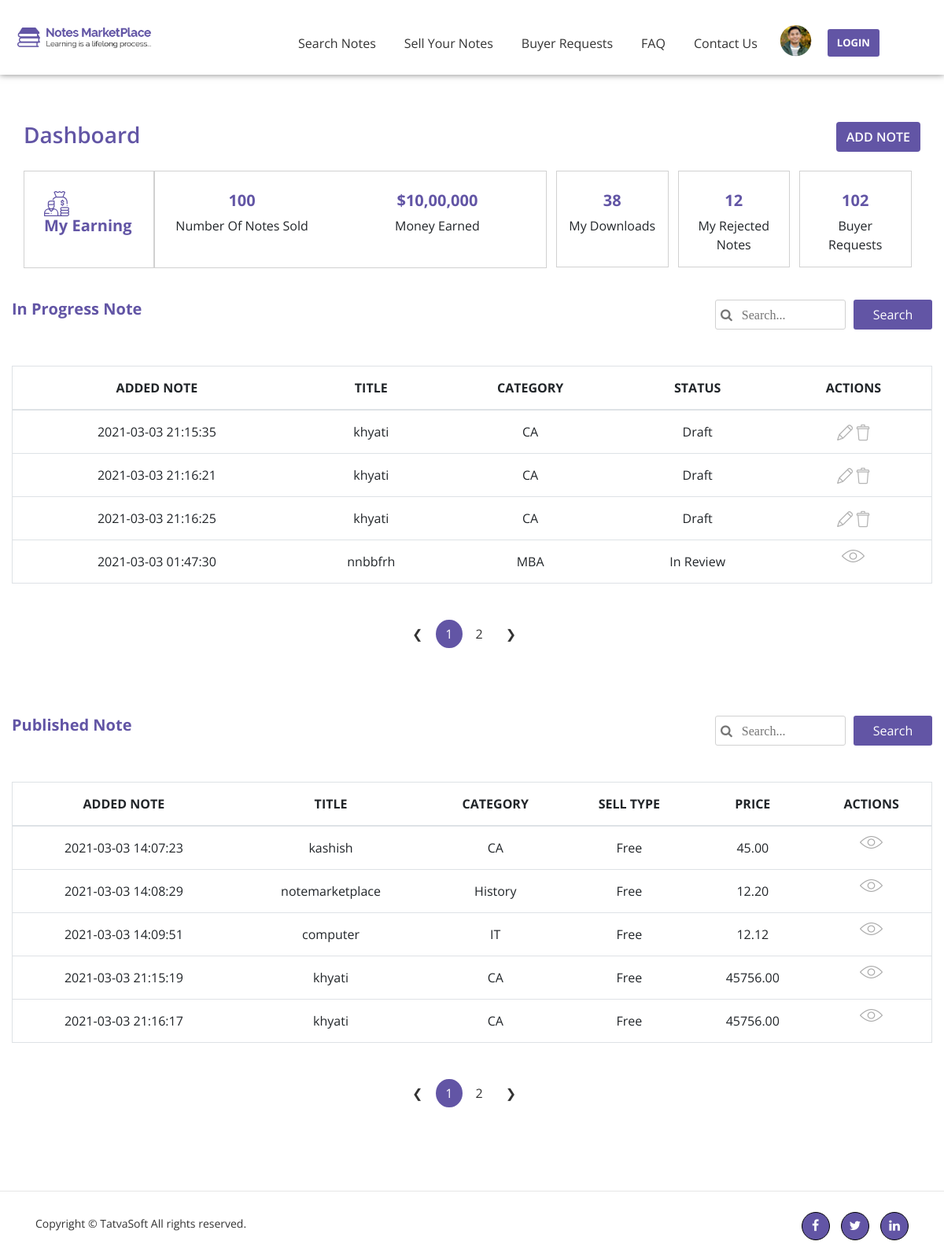
The app's page /Notes-front/dashboard.php with its own data.
### tables this page shows
CREATE TABLE `sellernote` (
  `Seller_Note_id` int(11) UNSIGNED NOT NULL,
  `Seller_id` int(11) UNSIGNED NOT NULL,
  `Status` int(11) UNSIGNED NOT NULL,
  `ActionedBy` int(11) UNSIGNED DEFAULT NULL,
  `AdminRemarks` varchar(255) DEFAULT NULL,
  `PublishedDate` datetime DEFAULT NULL,
  `Title` varchar(100) NOT NULL,
  `Category` int(11) UNSIGNED NOT NULL,
  `DisplayPicture` varchar(500) DEFAULT NULL,
  `NoteType` int(11) UNSIGNED DEFAULT NULL,
  `NumberofPages` int(11) DEFAULT NULL,
  `Description` varchar(255) NOT NULL,
  `UniversityName` varchar(200) DEFAULT NULL,
  `Country` int(11) UNSIGNED DEFAULT NULL,
  `Course` varchar(100) DEFAULT NULL,
  `CourseCode` varchar(100) DEFAULT NULL,
  `Professor` varchar(100) DEFAULT NULL,
  `Ispaid` int(11) UNSIGNED NOT NULL,
  `SellingPrice` decimal(10,2) DEFAULT NULL,
  `NotesPreview` varchar(255) DEFAULT NULL,
  `CreatedDate` datetime DEFAULT NULL,
  `CreatedBy` int(11) DEFAULT NULL,
  `ModifiedDate` datetime DEFAULT NULL,
  `ModifiedBy` int(11) DEFAULT NULL,
  `IsActive` bit(1) NOT NULL
);

CREATE TABLE `note_categories` (
  `Category_id` int(11) UNSIGNED NOT NULL,
  `Name` varchar(100) NOT NULL,
  `Description` varchar(255) NOT NULL,
  `CreatedDate` datetime DEFAULT NULL,
  `CreatedBy` int(11) DEFAULT NULL,
  `ModifiedDate` datetime DEFAULT NULL,
  `ModifiedBy` int(11) DEFAULT NULL,
  `IsActive` bit(1) NOT NULL
);

CREATE TABLE `reference_data` (
  `Refdata_id` int(11) UNSIGNED NOT NULL,
  `Value` varchar(100) NOT NULL,
  `DataValue` varchar(100) NOT NULL,
  `RefCategory` varchar(100) NOT NULL,
  `CreatedDate` datetime DEFAULT NULL,
  `CreatedBy` int(11) DEFAULT NULL,
  `ModifiedDate` datetime DEFAULT NULL,
  `ModifiedBy` int(11) DEFAULT NULL,
  `IsActive` bit(1) NOT NULL
);

### Notes-front/dashboard.php (the view, shortened to what this page needs)
<?php
include "connection.php";
 $limit = 5;
 if(isset($_GET["page"])) {
 $page = $_GET["page"];
 }
 else{
 $page=1;
 };
 $start_from = ($page-1) * $limit;
if(isset($_POST['search1'])){
    $search_text_1=$_POST['search_text_1'];
    $result_db = mysqli_query($conn,"SELECT COUNT(Seller_Note_id) FROM sellernote WHERE Title LIKE '%$search_text_1%' AND sellernote.IsActive=1");
            $row_db = mysqli_fetch_row($result_db);
            $total_records = $row_db[0];
            $total_pages = ceil($total_records / $limit);
    $query_inprogress = "SELECT sellernote.Title,sellernote.PublishedDate,note_categories.Name,reference_data.Value,sellernote.Seller_Note_id FROM sellernote LEFT JOIN note_categories ON sellernote.Category=note_categories.Category_id LEFT JOIN reference_data ON sellernote.Status=reference_data.Refdata_id  WHERE sellernote.Title LIKE '%$search_text_1%' AND reference_data.Refdata_id IN (3,4,5) AND sellernote.IsActive=1 LIMIT $start_from, $limit";
     $result_inprogress = mysqli_query($conn,$query_inprogress);
}
else{
    $result_db = mysqli_query($conn,"SELECT COUNT(Seller_Note_id) FROM sellernote WHERE sellernote.IsActive=1");
    $row_db = mysqli_fetch_row($result_db);
    $total_records = $row_db[0];
    $total_pages = ceil($total_records / $limit);
    $query_inprogress = "SELECT sellernote.Title,sellernote.PublishedDate,note_categories.Name,reference_data.Value,sellernote.Seller_Note_id FROM sellernote LEFT JOIN note_categories ON sellernote.Category=note_categories.Category_id LEFT JOIN reference_data ON sellernote.Status=reference_data.Refdata_id WHERE reference_data.Refdata_id IN (3,4,5) AND sellernote.IsActive=1 LIMIT $start_from, $limit";
     $result_inprogress = mysqli_query($conn,$query_inprogress);
}
 $limit2=5;
 if(isset($_GET["page2"])) {
 $page2 = $_GET["page2"];
 }
 else{
 $page2=1;
 };
 $start_from2 = ($page2-1) * $limit2;
if(isset($_POST['search2'])){
     $search_text_2=$_POST['search_text_2'];
    $result_db2 = mysqli_query($conn,"SELECT COUNT(Seller_Note_id) FROM sellernote WHERE Title LIKE '%$search_text_2%' AND sellernote.Status=11");
            $row_db2 = mysqli_fetch_row($result_db2);
            $total_records2 = $row_db2[0];
            $total_pages2 = ceil($total_records2 / $limit2);
    $query_published ="SELECT sellernote.PublishedDate,sellernote.Title,note_categories.Name,reference_data.Value,sellernote.SellingPrice FROM sellernote LEFT JOIN note_categories ON sellernote.Category=note_categories.Category_id LEFT JOIN reference_data ON sellernote.Ispaid=reference_data.Refdata_id WHERE sellernote.Title LIKE '%$search_text_2%' AND sellernote.Status=11 LIMIT $start_from2, $limit2";
    $result_published = mysqli_query($conn, $query_published);
}
else{
    $result_db2 = mysqli_query($conn,"SELECT COUNT(Seller_Note_id) FROM sellernote WHERE sellernote.Status=11");
            $row_db2 = mysqli_fetch_row($result_db2);
            $total_records2 = $row_db2[0];
            $total_pages2 = ceil($total_records2 / $limit2);
      $query_published ="SELECT  sellernote.PublishedDate,sellernote.Title,note_categories.Name,reference_data.Value,sellernote.SellingPrice FROM sellernote JOIN note_categories ON sellernote.Category=note_categories.Category_id LEFT JOIN reference_data ON sellernote.Ispaid=reference_data.Refdata_id WHERE sellernote.Status=11 LIMIT $start_from2, $limit2";
      $result_published = mysqli_query($conn, $query_published);
}
?>
<html>
<head>
    <link rel="stylesheet" href="css/font-awesome/css/font-awesome.min.css">
    <link rel="stylesheet" href="css/bootstrap/bootstrap.min.css">
    <link rel="stylesheet" href="css/style.css">
    <link rel="stylesheet" href="css/responsive.css">
</head>
<body>
   <?php
    include "header.php";
    ?>
    <section id="dashboard">
        <div class="container">
            <div class="row">
                <div class="col-lg-6 col-md-6 col-sm-6 col-6 common-space">
                    <h3>Dashboard</h3>
                </div>
                <div class="col-lg-6 col-md-6 col-sm-6 col-6 common-space">
                    <button type="button" class="btn btn-addnote">ADD NOTE</button>
                </div>
            </div>
            <div class="row">
                <div class="col-lg-7 col-md-12 col-sm-12 col-12">
                    <div class="row">
                        <div class="col-lg-3 col-md-3 col-sm-3 earning-border">
                            <img src="image/Dashboard/earning-icon.svg" alt="earning">
                            <h5>My Earning</h5>
                        </div>
                        <div class="col-lg-4  col-md-4 col-sm-4 text-center dashboard-border-1">
                            <h5>100</h5>
                            <p>Number Of Notes Sold</p>
                        </div>
                        <div class="col-lg-5 col-md-5 col-sm-5 text-center dashboard-border-2">
                            <h5>$10,00,000</h5>
                            <p>Money Earned</p>
                        </div>
                    </div>
                </div>
                <div class="col-lg-5 col-md-12 col-sm-12 col-12">
                    <div class="row">
                        <div class="col-lg-4 col-md-4 col-sm-4  three-box text-center">
                            <h5>38</h5>
                            <p>My Downloads</p>
                        </div>
                        <div class="col-lg-4 col-md-4 col-sm-4 three-box text-center">
                            <h5>12</h5>
                            <p>My Rejected Notes</p>
                        </div>
                        <div class="col-lg-4 col-md-4 col-sm-4 three-box text-center">
                            <h5>102</h5>
                            <p>Buyer Requests</p>
                        </div>
                    </div>
                </div>
            </div>
        </div>
    </section>
    <section class="dashboard-details">
        <div class="container dash-space">
           <form method="post">
            <div class="row">
                <div class="col-lg-6 col-md-6 col-sm-12 col-12 common-space">
                    <h5>In Progress Note</h5>
                </div>
                <div class="col-lg-6 col-md-6 col-sm-12 col-12 common-space">
                    <button type="submit" class="btn" name="search1">Search</button>
                    <input type="text" placeholder=' &#xf002   Search...' / name="search_text_1">
                </div>
            </div>
            </form>
            <div class="row">
                <div class="table-responsive">
                    <table class="table border dash-radius common-table-width-2 text-center">
                        <thead>
                            <tr>
                                <th scope="col">ADDED NOTE</th>
                                <th scope="col">TITLE</th>
                                <th scope="col">CATEGORY</th>
                                <th scope="col">STATUS</th>
                                <th scope="col">ACTIONS</th>
                            </tr>
                        </thead>
                        <tbody>
                        <?php
                            while($row=mysqli_fetch_assoc($result_inprogress)){
                                $date=$row['PublishedDate'];
                                $title = $row['Title'];
                                $category= $row['Name'];
                                $status = $row['Value'];
                                $seller_note_id=$row['Seller_Note_id'];
                                  echo "<tr>";
                                  echo "<td>$date</td>";
                                  echo "<td>$title </td>";
                                  echo "<td> $category</td>";
                                  echo "<td>$status</td>";
                                if($status == 'Draft'){
                                  echo "<td>
                                  <a href='http://localhost/Notes-project/Notes-front/addnote.php?id=$seller_note_id'>
                                    <img src='image/Dashboard/edit.png' alt='edit'>
                                    </a>
                                    <a href='http://localhost/Notes-project/Notes-front/deletebutton.php?id=$seller_note_id'>
                                    <img src='image/Dashboard/delete.png' alt='delete'>
                                    </a>
                                </td>";
                                    }
                                else {
                                    echo "<td><img src='image/Dashboard/eye.png' alt='view'>";
                                }
                                 echo "</tr>";
                            }
                            ?>
                        </tbody>
                    </table>
                </div>
            </div>
            <div class="row">
                <div class="col-md-12">
                    <ul class='pagination justify-content-center'>
                    <?php
                    echo "<li class='page-item' style='list-style:none'><a href='dashboard.php?page=".($page-1)."' class='page-link'>❮</a></li>";
                    for($i=1; $i<=$total_pages; $i++) {
                        if($i==$page){
                        echo "<li class='page-item active'><a class='page-link' href='dashboard.php?page=".$i."'>".$i."</a></li>";
                        }
                        else{
                          echo "<li class='page-item' style='list-style:none'><a class='page-link' href='dashboard.php?page=".$i."'>".$i."</a></li>";
                        }
                             }
                    echo "<li class='page-item'><a href='dashboard.php?page=".($page+1)."' class='page-link'>❯</a></li>";
                         ?>
                     </ul>
                </div>
            </div>
        </div>
    </section>
    <section class="dashboard-details">
        <div class="container dash-space">
           <form method="post">
            <div class="row">
                <div class="col-lg-6 col-md-6 col-sm-12 col-12 common-space">
                    <h5>Published Note</h5>
                </div>
                <div class="col-lg-6 col-md-6 col-sm-12 col-12 common-space">
                    <button type="submit" class="btn" name="search2">Search</button>
                    <input type="text" placeholder=' &#xf002   Search...' name="search_text_2"/>
                </div>
            </div>
            </form>
            <div class="row">
                <div class="table-responsive">
                    <table class="table border common-table-width-2 text-center">
                        <thead>
                            <tr>
                                <th scope="col">ADDED NOTE</th>
                                <th scope="col">TITLE</th>
                                <th scope="col">CATEGORY</th>
                                <th scope="col">SELL TYPE</th>
                                <th scope="col">PRICE</th>
                                <th scope="col">ACTIONS</th>
                            </tr>
                        </thead>
                        <tbody>
                        <?php
                            while($row=mysqli_fetch_assoc($result_published)){
                              $date_pub=$row['PublishedDate'];
                              $title_pub =$row['Title'];
                              $category_pub =$row['Name'];
                              $status_pub = $row['Value'];
                              $price =  $row['SellingPrice'];
                                  echo "<tr>";
                                      echo "<td> $date_pub</td>";
                                      echo "<td>$title_pub </td>";
                                      echo "<td> $category_pub</td>";
                                      echo "<td>$status_pub</td>";
                                      echo "<td>$price</td>";
                                      echo "<td><img src='image/Dashboard/eye.png' alt='view'>";
                                      echo "</tr>";
                                  }
                            ?>
                        </tbody>
                    </table>
                </div>
            </div>
            <div class="row">
                <div class="col-md-12">
                    <ul class='pagination justify-content-center'>
                    <?php
                    echo "<li class='page-item' style='list-style:none'><a href='dashboard.php?page2=".($page2-1)."' class='page-link'>❮</a></li>";
                    for($i=1; $i<=$total_pages2; $i++){
                        if($i==$page2){
                        echo "<li class='page-item active'><a class='page-link' href='dashboard.php?page2=".$i."'>".$i."</a></li>";
                        }
                        else{
                          echo "<li class='page-item' style='list-style:none'><a class='page-link' href='dashboard.php?page2=".$i."'>".$i."</a></li>";
                        }
                             }
                    echo "<li class='page-item'><a href='dashboard.php?page2=".($page2+1)."' class='page-link'>❯</a></li>";
                         ?>
                     </ul>
                </div>
            </div>
        </div>
    </section>
    <?php
    include "footer.php";
    ?>
</body>
</html>

### records on screen
sellernote: PublishedDate "2021-03-03 21:15:35", Title "khyati", Category.Name "CA", Status.Value "Draft"
sellernote: PublishedDate "2021-03-03 21:16:21", Title "khyati", Category.Name "CA", Status.Value "Draft"
sellernote: PublishedDate "2021-03-03 21:16:25", Title "khyati", Category.Name "CA", Status.Value "Draft"
sellernote: PublishedDate "2021-03-03 01:47:30", Title "nnbbfrh", Category.Name "MBA", Status.Value "In Review"
sellernote: PublishedDate "2021-03-03 14:07:23", Title "kashish", Category.Name "CA", Ispaid.Value "Free", SellingPrice "45.00"
sellernote: PublishedDate "2021-03-03 14:08:29", Title "notemarketplace", Category.Name "History", Ispaid.Value "Free", SellingPrice "12.20"
sellernote: PublishedDate "2021-03-03 14:09:51", Title "computer", Category.Name "IT", Ispaid.Value "Free", SellingPrice "12.12"
sellernote: PublishedDate "2021-03-03 21:15:19", Title "khyati", Category.Name "CA", Ispaid.Value "Free", SellingPrice "45756.00"
sellernote: PublishedDate "2021-03-03 21:16:17", Title "khyati", Category.Name "CA", Ispaid.Value "Free", SellingPrice "45756.00"
